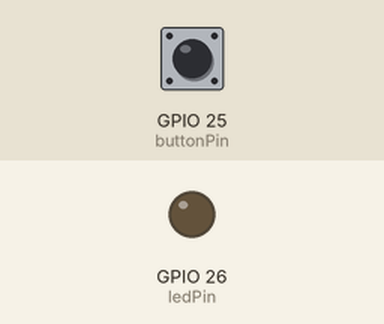
Simulated run of this sketch. Board: ESP32. On the bench: output pins drawn as LEDs (lit = HIGH). Dashed ring = blinking. Inputs (shaded band) come from the test bench; at power-on: GPIO 25 (buttonPin) LOW.

Above: at 1.8 s.
1.9 s: GPIO 25 (buttonPin) pulled HIGH for 3.2 s
At 5.5 s:
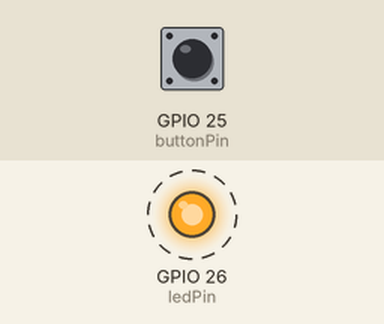
6.6 s: GPIO 25 (buttonPin) pulled HIGH for 0.6 s
At 8.2 s:
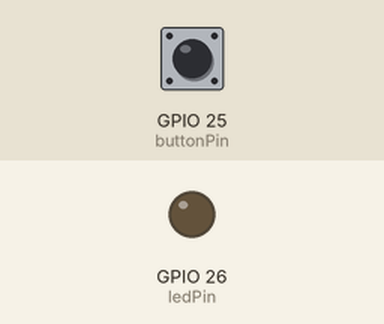
Timing chart, 0 to 9.7 s (numbered marks = the images above; inputs shaded):
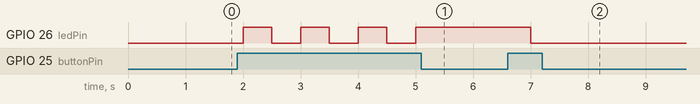

Measured:
- after the input at 1.9 s, GPIO 26 (ledPin): alternates HIGH for 0.50 s and LOW for 0.50 s, 7 changes in all, then stays HIGH, starting after 0.10 s
- after the input at 6.6 s, GPIO 26 (ledPin): HIGH → LOW after 0.40 s

The sketch:

ReadSwth.ino
```cpp
int buttonPin = 25;
int ledPin =  26;
int buttonState = 0;
boolean on=false;
void setup() {
  pinMode(ledPin, OUTPUT);
  pinMode(buttonPin, INPUT);
}

void loop()
{
 buttonState = digitalRead(buttonPin);
 if(buttonState == HIGH) {
  if(on==true){
    on=false;
  } else {
      on=true;
  }
 }
 if(on == true){
  digitalWrite(ledPin,HIGH);
 }
 else{
    digitalWrite(ledPin,LOW);
    }
    delay(500);
}
```
